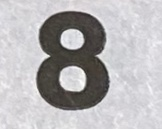
#> input picture 00_card_scan_refactor/digits/train/8/row0_col0.jpg, 162 x 129 px, found by its file name
$ python inspect_preprocessing.py
#> lines starting #> are read from the running program, lines starting #| are printed output that depends on the picture; after the words box and inside, x2 and y2 are one past the last pixel; in counts of white or black regions, pixels touching at a corner belong together
from pathlib import Path

import matplotlib.pyplot as plt
import numpy as np
from PIL import Image


FILES = [
    Path("digits/test/3/row0_col0.jpg"),
    Path("digits/test/5/row3_col3.jpg"),
    Path("digits/test/6/row3_col4 copy.jpg"),
    Path("digits/test/9/row1_col0.jpg"),
]

def inspect(filename):
    image = Image.open(filename).convert("L")
    pixels = np.array(image)

    # Same threshold used by digit_preprocess.py
    mask = pixels < 150
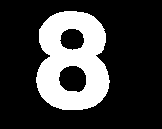
#> mask: shape (129, 162) bool; 23.8% white; 1 white region, box (x1, y1, x2, y2) and area: (36, 11, 110, 110) 4974

    rows, cols = np.where(mask)
#> rows = 4974 values from 11 to 109; cols = 4974 values, max 109 at index 3470, min 36 at index 3286, mean 72.22

    if len(rows) == 0:
        raise ValueError(f"Couldn't find digit in {filename}")

    top = rows.min()
#> top = 11
    bottom = rows.max() + 1
#> bottom = 110
    left = cols.min()
#> left = 36
    right = cols.max() + 1
#> right = 110

    # Make a copy of the original and draw the bounding box on it.
    boxed = image.copy()
    boxed_pixels = np.array(boxed)

    # Draw the bounding box in black.
    boxed_pixels[top, left:right] = 0
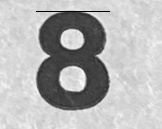
#> boxed_pixels: shape (129, 162); min 0, max 255, mean 179.9
    boxed_pixels[bottom - 1, left:right] = 0
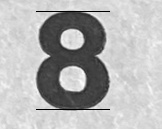
#> boxed_pixels: shape (129, 162); 0.35% of pixels changed, all inside (x1, y1, x2, y2) = (36, 109, 110, 110)
    boxed_pixels[top:bottom, left] = 0
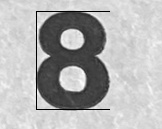
#> boxed_pixels: shape (129, 162); 0.46% of pixels changed, all inside (x1, y1, x2, y2) = (36, 12, 37, 109)
    boxed_pixels[top:bottom, right - 1] = 0
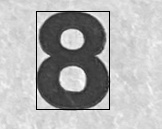
#> boxed_pixels: shape (129, 162); 0.46% of pixels changed, all inside (x1, y1, x2, y2) = (109, 12, 110, 109)

    boxed = Image.fromarray(boxed_pixels)

    # Reproduce the final preprocessing.
    digit = image.crop((left, top, right, bottom))
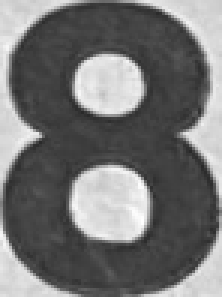
#> digit: PIL image 74x99 L (shown 3 times larger); min 40, max 255, mean 115.5
    digit.thumbnail((22, 22))
#> digit: PIL image 16x22 L

    result = Image.new("L", (28, 28), 255)
#> result: PIL image 28x28 L; every value is 255

    x = (28 - digit.width) // 2
#> x = 6
    y = (28 - digit.height) // 2
#> y = 3

    result.paste(digit, (x, y))
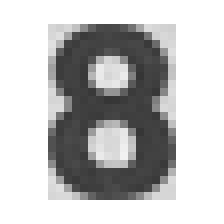
#> result: PIL image 28x28 L (shown 8 times larger); min 53, max 255, mean 192.2

    return image, mask, boxed, result, (left, top, right, bottom)


def main():

    for filename in FILES:

        image, mask, boxed, result, bbox = inspect(filename)
#> bbox = (36, 11, 110, 110)

        print()
        print(filename)
        print(f"Bounding box: {bbox}")
#| Bounding box: (36, 11, 110, 110)
        print(
            f"Bounding box size: "
            f"{bbox[2] - bbox[0]} x {bbox[3] - bbox[1]}"
        )
#| Bounding box size: 74 x 99

        fig, axes = plt.subplots(1, 4, figsize=(12, 3))

        axes[0].imshow(image, cmap="gray")
        axes[0].set_title("Original")
        axes[0].axis("off")

        axes[1].imshow(mask, cmap="gray")
        axes[1].set_title("Threshold mask")
        axes[1].axis("off")

        axes[2].imshow(boxed, cmap="gray")
        axes[2].set_title("Bounding box")
        axes[2].axis("off")

        axes[3].imshow(result, cmap="gray")
        axes[3].set_title("Final 28×28")
        axes[3].axis("off")

        plt.suptitle(filename.name)
        plt.tight_layout()
        plt.show()
#> pass 2 of the loop in main, `for filename in FILES:`:
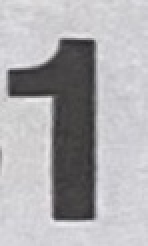
#> input picture 00_card_scan_refactor/digits/train/1/row3_col3.jpg, 74 x 123 px, found by its file name (shown 2 times larger)
#> image: PIL image 74x123 L
#> in inspect (call 2), `mask = pixels < 150`:
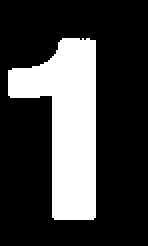
#> mask: shape (123, 74) bool (shown 2 times larger); 25.4% white; 1 white region, box (x1, y1, x2, y2) and area: (4, 19, 48, 110) 2313
#> rows = 2313 values from 19 to 109; cols = 2313 values, max 47 at index 29, min 4 at index 364, mean 33.38
#> top = 19
#> left = 4
#> right = 48
#> in inspect (call 2), `result.paste(digit, (x, y))`:
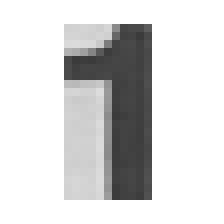
#> result: PIL image 28x28 L (shown 8 times larger); min 59, max 255, mean 216
#> bbox = (4, 19, 48, 110)
#| Bounding box: (4, 19, 48, 110)
#| Bounding box size: 44 x 91
#> pass 3 of the loop in main, `for filename in FILES:`:
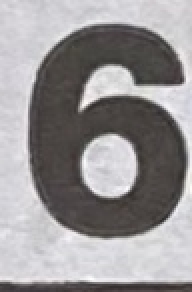
#> input picture 00_card_scan_refactor/digits/test/6/row3_col4 copy.jpg, 96 x 146 px (shown 2 times larger)
#> image: PIL image 96x146 L
#> in inspect (call 3), `mask = pixels < 150`:
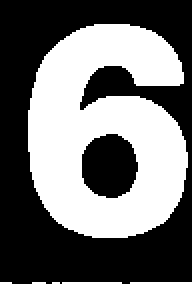
#> mask: shape (146, 96) bool (shown 2 times larger); 45.3% white; 2 white regions, box (x1, y1, x2, y2) and area: (14, 12, 94, 119) 5885, (0, 141, 96, 146) 462
#> rows = 6347 values from 12 to 145; cols = 6347 values, max 95 at index 5962, min 0 at index 5885, mean 52.36
#> top = 12
#> bottom = 146
#> left = 0
#> right = 96
#> in inspect (call 3), `result.paste(digit, (x, y))`:
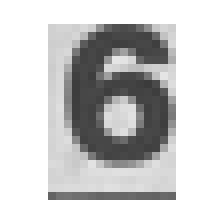
#> result: PIL image 28x28 L (shown 8 times larger); min 59, max 255, mean 205.1
#> bbox = (0, 12, 96, 146)
#| Bounding box: (0, 12, 96, 146)
#| Bounding box size: 96 x 134
#> the loop made 4 passes; the first 3 are shown


if __name__ == "__main__":
    main()
